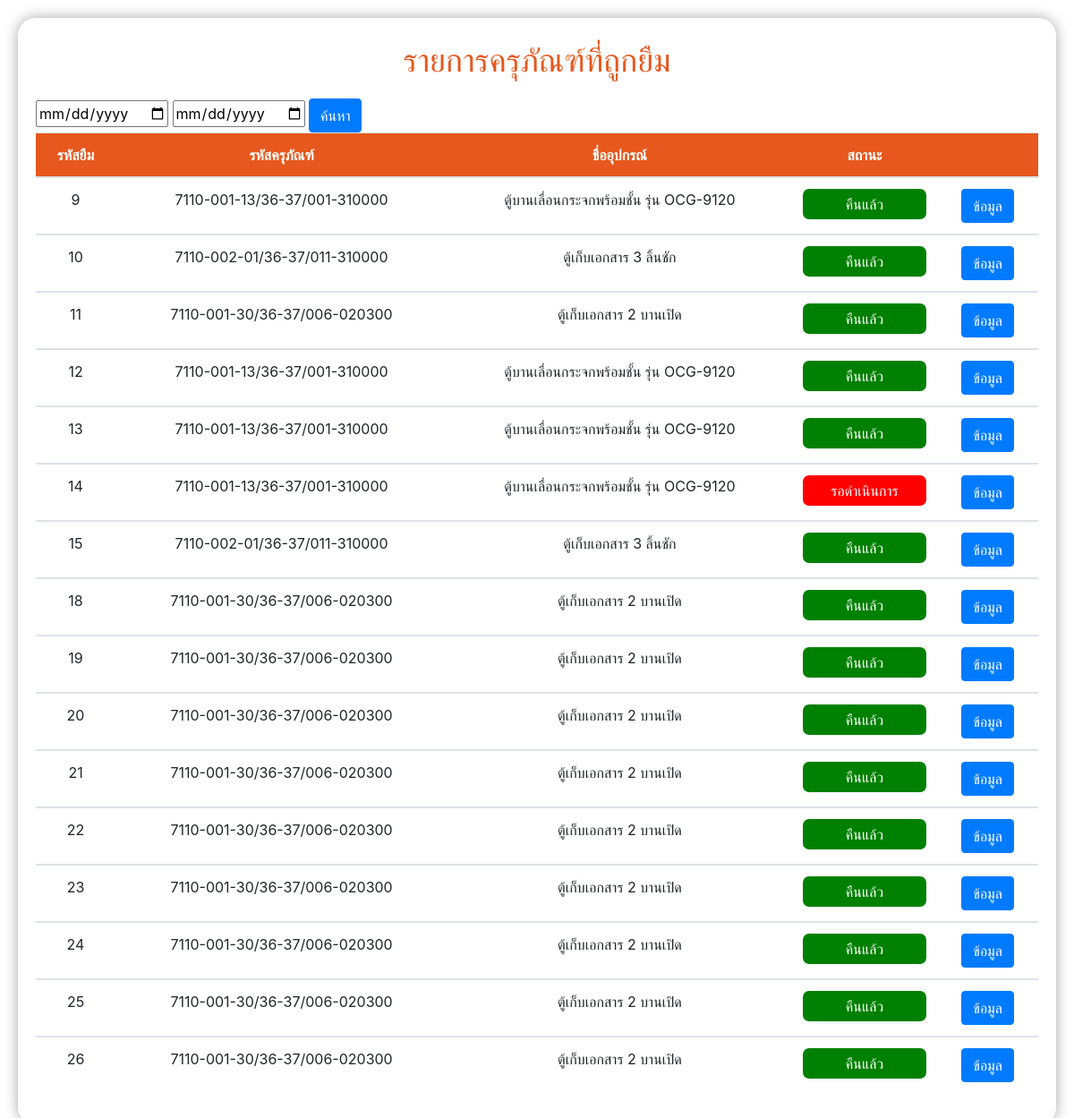
Page /public/admin/a_fuctionTotalborrow.php on the earlier database version.
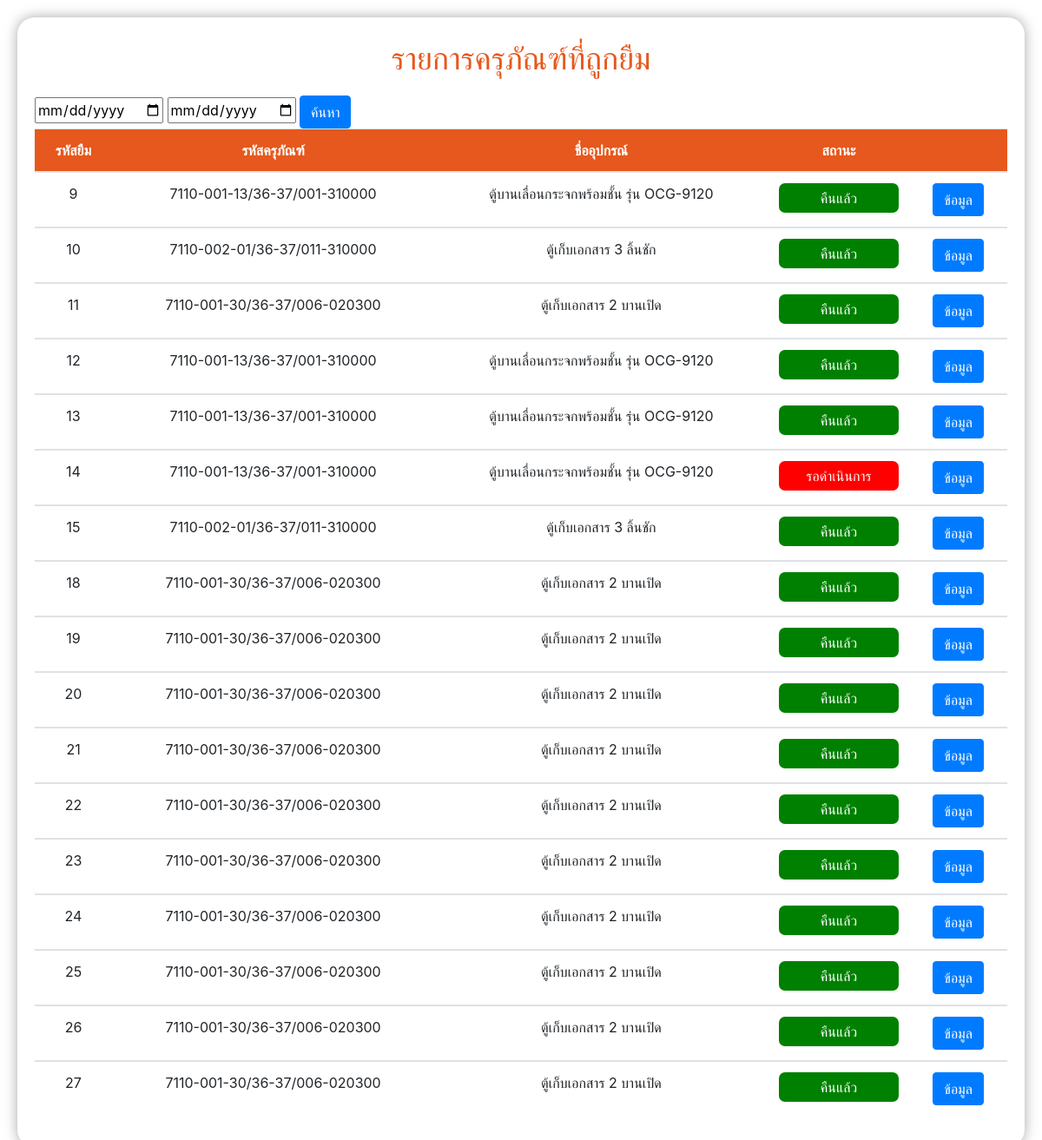
Same page on the later database version.
### tables this page shows
CREATE TABLE `borrow` (
  `br_id` int NOT NULL AUTO_INCREMENT,
  `id` int DEFAULT NULL,
  `user_id` int DEFAULT NULL,
  `activity` varchar(45) DEFAULT NULL,
  `location` varchar(45) DEFAULT NULL,
  `br_date` date DEFAULT NULL,
  `br_time` timestamp NOT NULL DEFAULT CURRENT_TIMESTAMP,
  `status` int NOT NULL,
  PRIMARY KEY (`br_id`),
  KEY `id_idx` (`id`),
  KEY `br_uid_user_fk_idx` (`user_id`),
  CONSTRAINT `br_uid_user_fk` FOREIGN KEY (`user_id`) REFERENCES `user` (`user_id`),
  CONSTRAINT `id_itemdata_fk` FOREIGN KEY (`id`) REFERENCES `itemdata` (`id`)
);

CREATE TABLE `itemdata` (
  `id` int NOT NULL AUTO_INCREMENT,
  `updateTime` timestamp NOT NULL DEFAULT CURRENT_TIMESTAMP,
  `itemCode` text NOT NULL,
  `detail` text NOT NULL,
  `checkInDate` text NOT NULL,
  `brand` text NOT NULL,
  `serialNumber` text NOT NULL,
  `price` text NOT NULL,
  `refDoc` text NOT NULL,
  `room` text NOT NULL,
  `status` text NOT NULL,
  `notation` text NOT NULL,
  `misConfirmer` int NOT NULL,
  `organization` varchar(8) NOT NULL,
  `type` varchar(32) NOT NULL,
  `active` int NOT NULL,
  PRIMARY KEY (`id`)
);

### app/models/function.php (called while the page is built, shortened)
<?php
class DB_con
{
    function __construct()
    {
        $conn = mysqli_connect(DB_SERVER, DB_USER, DB_PASS, DB_NAME);
        $this->dbcon = $conn;
    }
    function dataBorrowAll()
    {
        $result = mysqli_query($this->dbcon, "SELECT
        itemdata.id,detail,itemCode,borrow.br_id ,borrow.activity , borrow.location ,borrow.status
        FROM `itemdata`,borrow WHERE itemdata.id = borrow.id
     ");
        return $result;
    }
}

### public/admin/a_fuctionTotalborrow.php (the view, shortened to what this page needs)
<!DOCTYPE html>
<html lang="en">
<head>
    <link rel="stylesheet" href="https://cdn.datatables.net/1.13.2/css/jquery.dataTables.min.css">
    <link rel="stylesheet" href="https://cdn.jsdelivr.net/npm/bootstrap@4.2.1/dist/css/bootstrap.min.css">
</head>
<body>
    <div class="graphBox">
        <div class="box" style=" box-shadow: rgba(0, 0.35, 0, 0.35) 0px 0px 15px  ;">
            <p style="font-size: 36px;text-align: center;color: #E6581D;">รายการครุภัณฑ์ที่ถูกยืม</p>
            <input type="date">
            <input type="date">
            <button class="btn btn-primary" type="submit">ค้นหา</button>
            <div>
                <div class="table-container">
                    <table class="table" id="data" style="text-align: center;">
                        <thead style="color:white; background-color:#E6581D;">
                            <tr>
                                <th>รหัสยืม</th>
                                <th>รหัสครุภัณฑ์</th>
                                <th>ชื่ออุปกรณ์</th>
                                <th>สถานะ</th>
                                <th></th>
                            </tr>
                        </thead>
                        <tbody>
                            <?php
                            $selectAll = new DB_con();
                            $sql = $selectAll->dataBorrowAll();
                            while ($row = mysqli_fetch_array($sql)) {
                            ?>
                                <tr>
                                    <td data-label="รหัสยืม."><?php echo $row['br_id'] ?></td>
                                    <td data-label="รหัสครุภัณฑ์."><?php echo $row['itemCode'] ?></td>
                                    <td data-label="ชื่ออุปกรณ์."><?php echo $row['detail'] ?></td>
                                    <td data-label="สถานะ">
                                        <?php
                                        if ($row['status'] == 0) {
                                            echo " <p style='background-color: red;padding: 5px 10px;color: #fff;border-radius: 7px;margin: 0px;'>รอดำเนินการ</p>";
                                        } else {
                                            echo   "<p style='background-color: green;padding: 5px 10px;color: #fff;border-radius: 7px;margin: 0px;'>คืนแล้ว</p>";
                                        }
                                        ?>
                                    </td>
                                    <td><button class="btn btn-primary button" data-toggle="modal" data-target="#showback" onclick="Datatotal('<?php echo $row['br_id'] ?>')"> ข้อมูล</button></td>
                                </tr>
                        </tbody>
                    <?php
                            }
                    ?>
                    </table>
                </div>
            </div>
        </div>
    </div>
</body>
</html>

Differences in the rows shown:
added borrow: br_id "27", id.itemCode "7110-001-30/36-37/006-020300", id.detail "ตู้เก็บเอกสาร 2 บานเปิด", status "คืนแล้ว"
